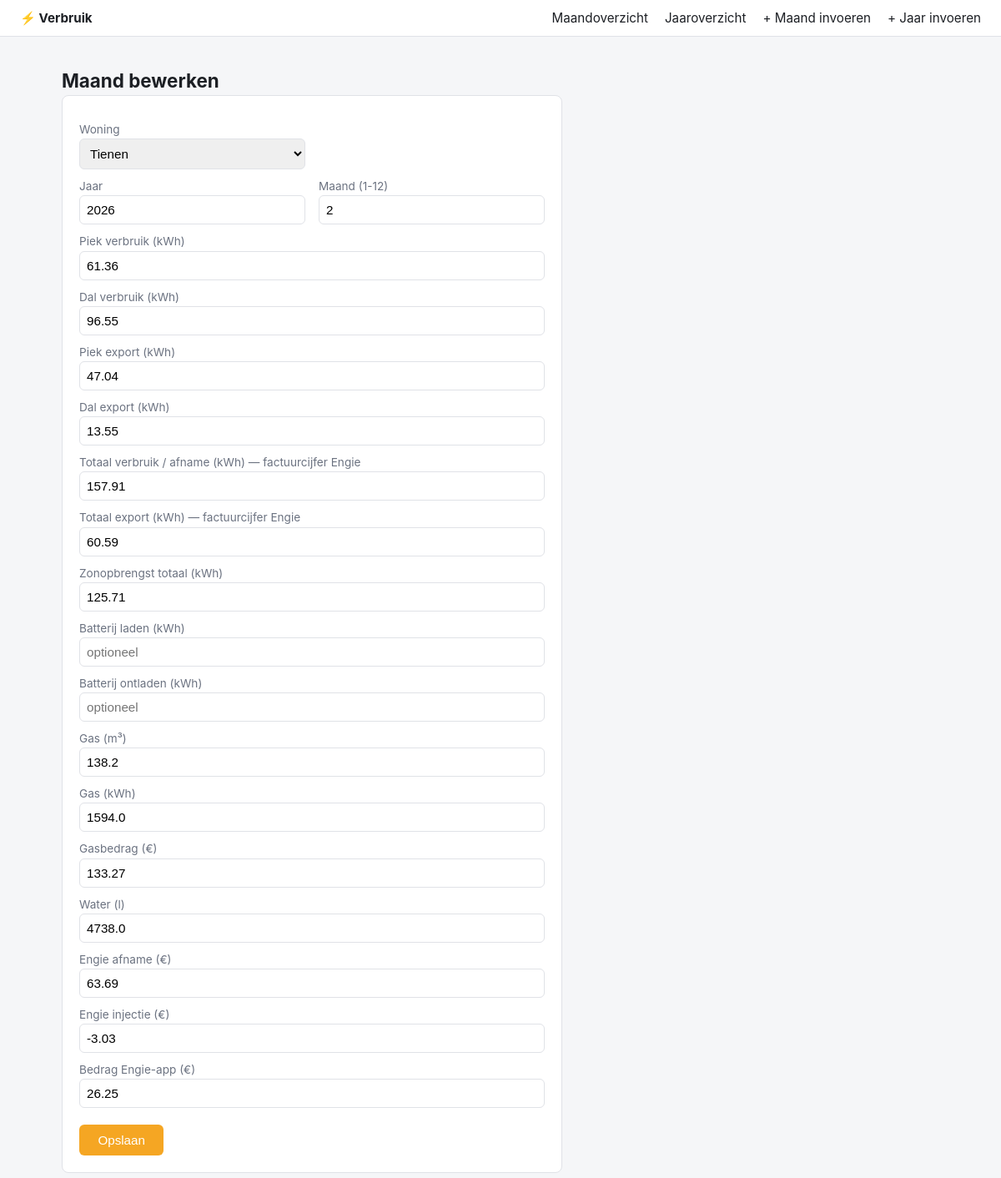
The page /invoer/Tienen/2026/2 on the database its author committed.
### tables this page shows
CREATE TABLE maandverbruik (
    id INTEGER PRIMARY KEY AUTOINCREMENT,
    woning TEXT NOT NULL CHECK (woning IN ('Tienen', 'Binkom')),
    jaar INTEGER NOT NULL,
    maand INTEGER NOT NULL CHECK (maand BETWEEN 1 AND 12),

    piek_verbruik REAL,
    dal_verbruik REAL,
    piek_export REAL,
    dal_export REAL,
    totaal_verbruik_afname REAL,
    totaal_export REAL,
    zonopbrengst_totaal REAL,
    batterij_laden REAL,
    batterij_ontladen REAL,

    gas_m3 REAL,
    gas_kwh REAL,
    prijs_gas_eur REAL,
    water_l REAL,

    engie_afname_eur REAL,
    engie_injectie_eur REAL,
    bedrag_engie_app REAL,

    UNIQUE(woning, jaar, maand)
);

### main.py (the view, shortened to what this page needs)
@app.route("/invoer", methods=["GET", "POST"])
@app.route("/invoer/<woning>/<int:jaar>/<int:maand>", methods=["GET", "POST"])
def invoer(woning=None, jaar=None, maand=None):
    bestaand = None
    if woning and jaar and maand:
        conn = get_connection()
        row = conn.execute(
            "SELECT * FROM maandverbruik WHERE woning=? AND jaar=? AND maand=?",
            (woning, jaar, maand),
        ).fetchone()
        conn.close()
        bestaand = dict(row) if row else None
    return render_template(
        "invoer.html",
        woningen=WONINGEN,
        velden=MAAND_INVOERVELDEN,
        bestaand=bestaand,
        woning=woning,
        jaar=jaar,
        maand=maand,
    )

### models.py (called while the page is built)
def get_connection():
    DB_PATH.parent.mkdir(parents=True, exist_ok=True)
    conn = sqlite3.connect(DB_PATH)
    conn.row_factory = sqlite3.Row
    conn.execute("PRAGMA foreign_keys = ON")
    return conn

### templates/invoer.html (shortened to what this page needs)
{% extends "base.html" %}
{% block content %}
<h1>{{ "Maand bewerken" if bestaand else "Maand invoeren" }}</h1>
<form class="entry" method="post">
    <div class="row2">
        <div>
            <label>Woning</label>
            <select name="woning" required>
                {% for w in woningen %}
                <option value="{{ w }}" {{ "selected" if (bestaand and bestaand.woning == w) or (woning == w) }}>{{ w }}</option>
                {% endfor %}
            </select>
        </div>
        <div></div>
        <div>
            <label>Jaar</label>
            <input type="number" name="jaar" value="{{ bestaand.jaar if bestaand else (jaar or '') }}" required>
        </div>
        <div>
            <label>Maand (1-12)</label>
            <input type="number" name="maand" min="1" max="12" value="{{ bestaand.maand if bestaand else (maand or '') }}" required>
        </div>
    </div>
    {% for veld, label in velden %}
    <label>{{ label }}</label>
    <input type="text" name="{{ veld }}" value="{{ bestaand[veld] if bestaand and bestaand[veld] is not none else '' }}" placeholder="optioneel">
    {% endfor %}
    <button type="submit">Opslaan</button>
</form>
{% endblock %}

### templates/base.html (shortened to what this page needs)
<!DOCTYPE html>
<html lang="nl">
<head>
    <link rel="stylesheet" href="{{ url_for('static', filename='style.css') }}">
</head>
<body>
    <nav>
        <a href="{{ url_for('index') }}" class="brand">⚡ Verbruik</a>
        <a href="{{ url_for('index') }}">Maandoverzicht</a>
        <a href="{{ url_for('jaaroverzicht') }}">Jaaroverzicht</a>
        <a href="{{ url_for('invoer') }}">+ Maand invoeren</a>
        <a href="{{ url_for('jaaroverzicht_invoer') }}">+ Jaar invoeren</a>
    </nav>
    <main>
        {% block content %}{% endblock %}
    </main>
</body>
</html>

### static/style.css (style rules this page uses)
:root { --bg: #f5f6f8; --card: #ffffff; --border: #e0e2e7; --text: #1c1f24; --muted: #6b7280; --accent: #f5a623; --accent-dark: #d68910; --pos: #2e7d32; --neg: #c0392b; }
* { box-sizing: border-box; }
body { margin: 0; font-family: -apple-system, "Segoe UI", Roboto, sans-serif; background: var(--bg); color: var(--text); }
nav { display: flex; align-items: center; gap: 1.25rem; padding: 0.75rem 1.5rem; background: var(--card); border-bottom: 1px solid var(--border); flex-wrap: wrap; }
nav a { color: var(--text); text-decoration: none; font-size: 0.95rem; }
nav a.brand { font-weight: 700; margin-right: auto; }
main { padding: 1.5rem; max-width: 1100px; margin: 0 auto; }
h1 { font-size: 1.4rem; margin-bottom: 0.25rem; }
form.entry { background: var(--card); border: 1px solid var(--border); border-radius: 8px; padding: 1.25rem; max-width: 600px; }
form.entry label { display: block; margin-top: 0.75rem; font-size: 0.85rem; color: var(--muted); }
form.entry input, form.entry select { width: 100%; padding: 0.5rem; border: 1px solid var(--border); border-radius: 6px; font-size: 0.95rem; margin-top: 0.2rem; }
form.entry button { margin-top: 1.25rem; background: var(--accent); color: #fff; border: none; padding: 0.6rem 1.4rem; border-radius: 6px; font-size: 0.95rem; cursor: pointer; }
.row2 { display: grid; grid-template-columns: 1fr 1fr; gap: 0 1rem; }

### rows shown on the page
maandverbruik: jaar "2026", maand "2", piek_verbruik "61.36" "96.55" "47.04" "13.55" "157.91" "60.59" "125.71" "138.2" "1594.0" "133.27" "4738.0" "63.69" "-3.03" "26.25"

### other values the page prints
{{ "Maand bewerken" if bestaand else "Maand invoeren" }} "Maand bewerken"
{{ label }} "Piek verbruik (kWh)" "Dal verbruik (kWh)" "Piek export (kWh)" "Dal export (kWh)" "Totaal verbruik / afname (kWh) — factuurcijfer Engie" "Totaal export (kWh) — factuurcijfer Engie" "Zonopbrengst totaal (kWh)" "Batterij laden (kWh)" "Batterij ontladen (kWh)" "Gas (m³)" "Gas (kWh)" "Gasbedrag (€)" "Water (l)" "Engie afname (€)" "Engie injectie (€)" "Bedrag Engie-app (€)"
form field woning "Tienen"
